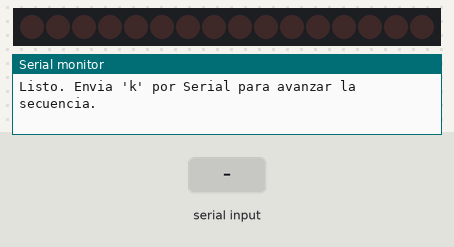
Bench run of a sketch on a simulated Arduino Uno, built with avr-gcc and run on an emulated ATmega328P. On the bench: 16 shift-register outputs drawn as a row of LEDs (first output left, lit = HIGH), the last lines printed to the serial monitor. Wiring (inferred from the names in the program): 2 × shift register (74HC595): data pin 11; shift clock pin 12; latch pin 8. Wiring (inferred from the signals the program sends): row of LEDs: on Q0, Q1, Q2, Q3, Q4, Q5, Q6, Q7, Q8, Q9, Q10, Q11, Q12, Q13, Q14, Q15. The test bench sets the inputs (shaded band).

Above: at 1.2 s.
1.3 s: "k" received over Serial
At 2.5 s:
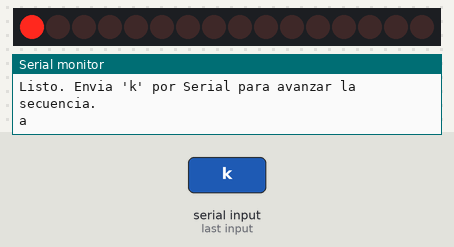
2.8 s: "k" received over Serial
At 3.7 s:
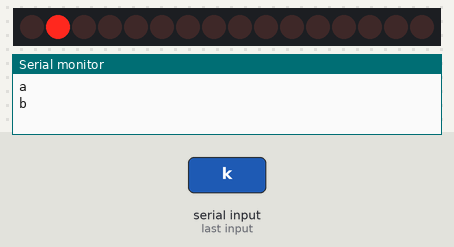
4.3 s: "k" received over Serial
At 4.9 s:
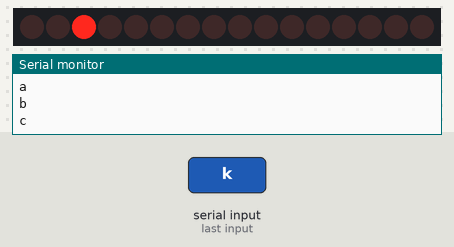
5.8 s: "k" received over Serial
At 7.0 s:
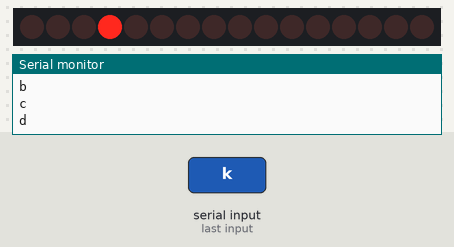
7.3 s: "k" received over Serial
At 8.4 s:
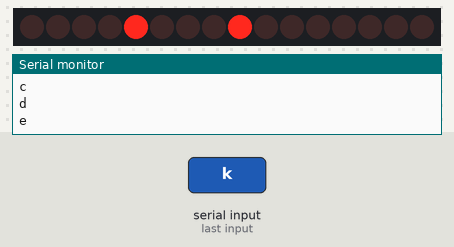
Timing chart, 0 to 9.8 s (numbered marks = the images above; inputs shaded):
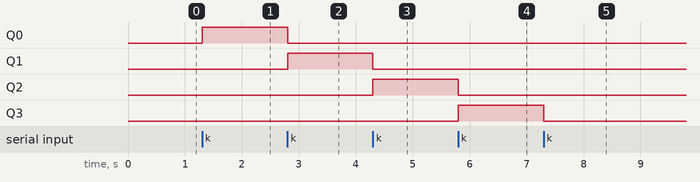

The sketch:

ShiftLightsHS.ino
```cpp
int dataPin = 11;    // DATA / DS / SER
int clockPin = 12;   // REGISTER CLOCK / SH_CP / SRCLK
int latchPin = 8;    // OUTPUT CLOCK / ST_CP / RCLK

byte secuenciaReg1[] = {
  B00000001,   // a
  B00000010,   // b
  B00000100,   // c
  B00001000,   // d
  B00010000,   // e
  B00000000    // f
};

byte secuenciaReg2[] = {
  B00000000,   // a
  B00000000,   // b
  B00000000,   // c
  B00000000,   // d
  B00000001,   // e
  B00000000    // f
};

char mensajes[] = {
  'a',
  'b',
  'c',
  'd',
  'e',
  'f'
};

int pasoActual = 0;
int totalPasos = 6;

void setup()
{
  pinMode(dataPin, OUTPUT);
  pinMode(clockPin, OUTPUT);
  pinMode(latchPin, OUTPUT);

  Serial.begin(9600);

  enviar16(B00000000, B00000000);
  Serial.println("Listo. Envia 'k' por Serial para avanzar la secuencia.");
}

void loop()
{
  if (Serial.available() > 0)
  {
    char dato = Serial.read();

    if (dato == 'k')
    {
      ejecutarPaso();
      pasoActual++;

      if (pasoActual >= totalPasos)
      {
        pasoActual = 0;
        Serial.println("Secuencia terminada. Envia 'k' para iniciar de nuevo.");
      }
    }
  }
}

void ejecutarPaso()
{
  enviar16(secuenciaReg1[pasoActual], secuenciaReg2[pasoActual]);

  delay(25); // Tiempo para cada foto

  Serial.println(mensajes[pasoActual]);
}

void enviar16(byte registro1, byte registro2)
{
  digitalWrite(latchPin, LOW);

  // Primero se manda el segundo registro
  shiftOut(dataPin, clockPin, MSBFIRST, registro2);

  // Luego se manda el primero
  shiftOut(dataPin, clockPin, MSBFIRST, registro1);

  digitalWrite(latchPin, HIGH);
}
```

Measured:
- after the input at 1.3 s, Q0: LOW → HIGH at once
- after the input at 2.8 s, Q0: HIGH → LOW at once; Q1: LOW → HIGH at once
- after the input at 4.3 s, Q1: HIGH → LOW at once; Q2: LOW → HIGH at once
- after the input at 5.8 s, Q2: HIGH → LOW at once; Q3: LOW → HIGH at once
- after the input at 7.3 s, Q3: HIGH → LOW at once
